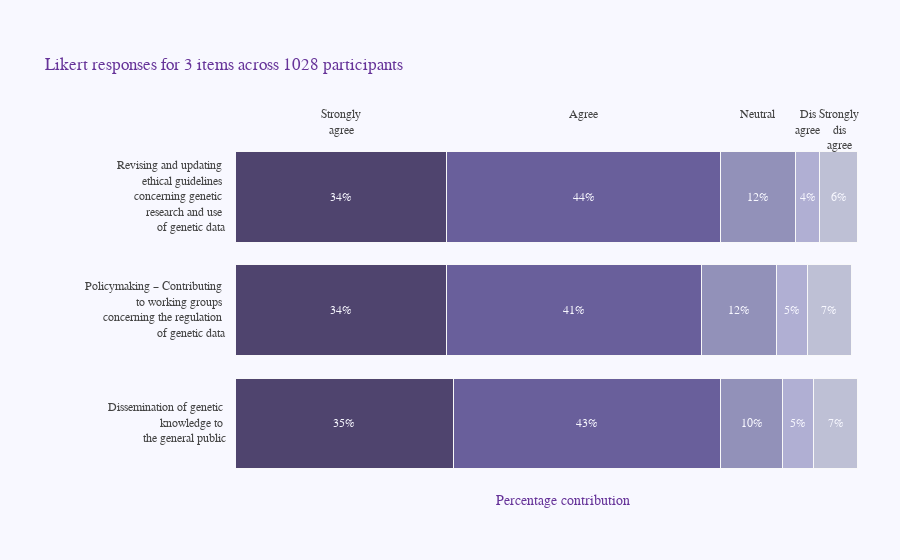

Notebook cell for this chart:
### Code cell
import plotly.graph_objects as go

top_labels = ['Strongly<br>agree', 'Agree', 'Neutral', 'Dis<br>agree',
              'Strongly<br>dis<br>agree']

colors = ['rgba(38, 24, 74, 0.8)', 'rgba(71, 58, 131, 0.8)',
          'rgba(122, 120, 168, 0.8)', 'rgba(164, 163, 204, 0.85)',
          'rgba(190, 192, 213, 1)']

x_data = [[35, 43, 10, 5, 7],
 [34, 41, 12, 5, 7],
 [34, 44, 12, 4, 6]]

y_data = ['Dissemination of genetic <br> knowledge to <br>the general public', 
       'Policymaking – Contributing <br> to working groups <br> concerning the regulation <br> of genetic data', 
       'Revising and updating <br> ethical guidelines <br> concerning genetic <br> research and use <br> of genetic data']


fig = go.Figure()

for i in range(0, len(x_data[0])):
    for xd, yd in zip(x_data, y_data):
        fig.add_trace(go.Bar(
            x=[xd[i]], y=[yd],
            orientation='h',
            marker=dict(
                color=colors[i],
                line=dict(color='rgb(248, 248, 249)', width=1)
            )
        ))

        
fig.update_layout(
    xaxis=dict(
        showgrid=False,
        showline=False,
        showticklabels=False,
        zeroline=False,
        domain=[0.15, 1]
    ),
    yaxis=dict(
        showgrid=False,
        showline=False,
        showticklabels=False,
        zeroline=False,
    ),
    barmode='stack',
    paper_bgcolor='rgb(248, 248, 255)',
    plot_bgcolor='rgb(248, 248, 255)',
    margin=dict(l=120, r=10, t=140, b=80),
    showlegend=False,
)

annotations = []

for yd, xd in zip(y_data, x_data):
    # labeling the y-axis
    annotations.append(dict(xref='paper', yref='y',
                            x=0.14, y=yd,
                            xanchor='right',
                            text=str(yd),
                            font=dict(family='Arial', size=12,
                                      color='rgb(67, 67, 67)'),
                            showarrow=False, align='right'))
    # labeling the first percentage of each bar (x_axis)
    annotations.append(dict(xref='x', yref='y',
                            x=xd[0] / 2, y=yd,
                            text=str(xd[0]) + '%',
                            font=dict(family='Arial', size=12,
                                      color='rgb(248, 248, 255)'),
                            showarrow=False))
    # labeling the first Likert scale (on the top)
    if yd == y_data[-1]:
        annotations.append(dict(xref='x', yref='paper',
                                x=xd[0] / 2, y=1.1,
                                text=top_labels[0],
                                font=dict(family='Arial', size=12,
                                          color='rgb(67, 67, 67)'),
                                showarrow=False))
    space = xd[0]
    for i in range(1, len(xd)):
            # labeling the rest of percentages for each bar (x_axis)
            annotations.append(dict(xref='x', yref='y',
                                    x=space + (xd[i]/2), y=yd,
                                    text=str(xd[i]) + '%',
                                    font=dict(family='Arial', size=12,
                                              color='rgb(248, 248, 255)'),
                                    showarrow=False))
            # labeling the Likert scale
            if yd == y_data[-1]:
                annotations.append(dict(xref='x', yref='paper',
                                        x=space + (xd[i]/2), y=1.1,
                                        text=top_labels[i],
                                        font=dict(family='Arial', size=12,
                                                  color='rgb(67, 67, 67)'),
                                        showarrow=False))
            space += xd[i]

fig.update_layout(annotations=annotations)

fig.update_layout(
    title="Likert responses for 3 items across {} participants".format(len(ndf.id.unique())),
    xaxis_title="Percentage contribution",
    legend_title="Options",
    font=dict(
        family="Ariel, ariel",
        size=12,
        color="RebeccaPurple"
    ),
barmode="stack",
)

### Figure 1 — Plotly figure (JSON) as saved in the notebook; plotly's stock layout.template omitted (floating-point values rounded to 4 significant figures)
{"data": [{"marker": {"color": "rgba(38, 24, 74, 0.8)", "line": {"color": "rgb(248, 248, 249)", "width": 1}}, "orientation": "h", "type": "bar", "x": [35], "y": ["Dissemination of genetic <br> knowledge to <br>the general public"]}, {"marker": {"color": "rgba(38, 24, 74, 0.8)", "line": {"color": "rgb(248, 248, 249)", "width": 1}}, "orientation": "h", "type": "bar", "x": [34], "y": ["Policymaking – Contributing <br> to working groups <br> concerning the regulation <br> of genetic data"]}, {"marker": {"color": "rgba(38, 24, 74, 0.8)", "line": {"color": "rgb(248, 248, 249)", "width": 1}}, "orientation": "h", "type": "bar", "x": [34], "y": ["Revising and updating <br> ethical guidelines <br> concerning genetic <br> research and use <br> of genetic data"]}, {"marker": {"color": "rgba(71, 58, 131, 0.8)", "line": {"color": "rgb(248, 248, 249)", "width": 1}}, "orientation": "h", "type": "bar", "x": [43], "y": ["Dissemination of genetic <br> knowledge to <br>the general public"]}, {"marker": {"color": "rgba(71, 58, 131, 0.8)", "line": {"color": "rgb(248, 248, 249)", "width": 1}}, "orientation": "h", "type": "bar", "x": [41], "y": ["Policymaking – Contributing <br> to working groups <br> concerning the regulation <br> of genetic data"]}, {"marker": {"color": "rgba(71, 58, 131, 0.8)", "line": {"color": "rgb(248, 248, 249)", "width": 1}}, "orientation": "h", "type": "bar", "x": [44], "y": ["Revising and updating <br> ethical guidelines <br> concerning genetic <br> research and use <br> of genetic data"]}, {"marker": {"color": "rgba(122, 120, 168, 0.8)", "line": {"color": "rgb(248, 248, 249)", "width": 1}}, "orientation": "h", "type": "bar", "x": [10], "y": ["Dissemination of genetic <br> knowledge to <br>the general public"]}, {"marker": {"color": "rgba(122, 120, 168, 0.8)", "line": {"color": "rgb(248, 248, 249)", "width": 1}}, "orientation": "h", "type": "bar", "x": [12], "y": ["Policymaking – Contributing <br> to working groups <br> concerning the regulation <br> of genetic data"]}, {"marker": {"color": "rgba(122, 120, 168, 0.8)", "line": {"color": "rgb(248, 248, 249)", "width": 1}}, "orientation": "h", "type": "bar", "x": [12], "y": ["Revising and updating <br> ethical guidelines <br> concerning genetic <br> research and use <br> of genetic data"]}, {"marker": {"color": "rgba(164, 163, 204, 0.85)", "line": {"color": "rgb(248, 248, 249)", "width": 1}}, "orientation": "h", "type": "bar", "x": [5], "y": ["Dissemination of genetic <br> knowledge to <br>the general public"]}, {"marker": {"color": "rgba(164, 163, 204, 0.85)", "line": {"color": "rgb(248, 248, 249)", "width": 1}}, "orientation": "h", "type": "bar", "x": [5], "y": ["Policymaking – Contributing <br> to working groups <br> concerning the regulation <br> of genetic data"]}, {"marker": {"color": "rgba(164, 163, 204, 0.85)", "line": {"color": "rgb(248, 248, 249)", "width": 1}}, "orientation": "h", "type": "bar", "x": [4], "y": ["Revising and updating <br> ethical guidelines <br> concerning genetic <br> research and use <br> of genetic data"]}, {"marker": {"color": "rgba(190, 192, 213, 1)", "line": {"color": "rgb(248, 248, 249)", "width": 1}}, "orientation": "h", "type": "bar", "x": [7], "y": ["Dissemination of genetic <br> knowledge to <br>the general public"]}, {"marker": {"color": "rgba(190, 192, 213, 1)", "line": {"color": "rgb(248, 248, 249)", "width": 1}}, "orientation": "h", "type": "bar", "x": [7], "y": ["Policymaking – Contributing <br> to working groups <br> concerning the regulation <br> of genetic data"]}, {"marker": {"color": "rgba(190, 192, 213, 1)", "line": {"color": "rgb(248, 248, 249)", "width": 1}}, "orientation": "h", "type": "bar", "x": [6], "y": ["Revising and updating <br> ethical guidelines <br> concerning genetic <br> research and use <br> of genetic data"]}], "layout": {"annotations": [{"align": "right", "font": {"color": "rgb(67, 67, 67)", "family": "Arial", "size": 12}, "showarrow": false, "text": "Dissemination of genetic <br> knowledge to <br>the general public", "x": 0.14, "xanchor": "right", "xref": "paper", "y": "Dissemination of genetic <br> knowledge to <br>the general public", "yref": "y"}, {"font": {"color": "rgb(248, 248, 255)", "family": "Arial", "size": 12}, "showarrow": false, "text": "35%", "x": 17.5, "xref": "x", "y": "Dissemination of genetic <br> knowledge to <br>the general public", "yref": "y"}, {"font": {"color": "rgb(248, 248, 255)", "family": "Arial", "size": 12}, "showarrow": false, "text": "43%", "x": 56.5, "xref": "x", "y": "Dissemination of genetic <br> knowledge to <br>the general public", "yref": "y"}, {"font": {"color": "rgb(248, 248, 255)", "family": "Arial", "size": 12}, "showarrow": false, "text": "10%", "x": 83, "xref": "x", "y": "Dissemination of genetic <br> knowledge to <br>the general public", "yref": "y"}, {"font": {"color": "rgb(248, 248, 255)", "family": "Arial", "size": 12}, "showarrow": false, "text": "5%", "x": 90.5, "xref": "x", "y": "Dissemination of genetic <br> knowledge to <br>the general public", "yref": "y"}, {"font": {"color": "rgb(248, 248, 255)", "family": "Arial", "size": 12}, "showarrow": false, "text": "7%", "x": 96.5, "xref": "x", "y": "Dissemination of genetic <br> knowledge to <br>the general public", "yref": "y"}, {"align": "right", "font": {"color": "rgb(67, 67, 67)", "family": "Arial", "size": 12}, "showarrow": false, "text": "Policymaking – Contributing <br> to working groups <br> concerning the regulation <br> of genetic data", "x": 0.14, "xanchor": "right", "xref": "paper", "y": "Policymaking – Contributing <br> to working groups <br> concerning the regulation <br> of genetic data", "yref": "y"}, {"font": {"color": "rgb(248, 248, 255)", "family": "Arial", "size": 12}, "showarrow": false, "text": "34%", "x": 17, "xref": "x", "y": "Policymaking – Contributing <br> to working groups <br> concerning the regulation <br> of genetic data", "yref": "y"}, {"font": {"color": "rgb(248, 248, 255)", "family": "Arial", "size": 12}, "showarrow": false, "text": "41%", "x": 54.5, "xref": "x", "y": "Policymaking – Contributing <br> to working groups <br> concerning the regulation <br> of genetic data", "yref": "y"}, {"font": {"color": "rgb(248, 248, 255)", "family": "Arial", "size": 12}, "showarrow": false, "text": "12%", "x": 81, "xref": "x", "y": "Policymaking – Contributing <br> to working groups <br> concerning the regulation <br> of genetic data", "yref": "y"}, {"font": {"color": "rgb(248, 248, 255)", "family": "Arial", "size": 12}, "showarrow": false, "text": "5%", "x": 89.5, "xref": "x", "y": "Policymaking – Contributing <br> to working groups <br> concerning the regulation <br> of genetic data", "yref": "y"}, {"font": {"color": "rgb(248, 248, 255)", "family": "Arial", "size": 12}, "showarrow": false, "text": "7%", "x": 95.5, "xref": "x", "y": "Policymaking – Contributing <br> to working groups <br> concerning the regulation <br> of genetic data", "yref": "y"}, {"align": "right", "font": {"color": "rgb(67, 67, 67)", "family": "Arial", "size": 12}, "showarrow": false, "text": "Revising and updating <br> ethical guidelines <br> concerning genetic <br> research and use <br> of genetic data", "x": 0.14, "xanchor": "right", "xref": "paper", "y": "Revising and updating <br> ethical guidelines <br> concerning genetic <br> research and use <br> of genetic data", "yref": "y"}, {"font": {"color": "rgb(248, 248, 255)", "family": "Arial", "size": 12}, "showarrow": false, "text": "34%", "x": 17, "xref": "x", "y": "Revising and updating <br> ethical guidelines <br> concerning genetic <br> research and use <br> of genetic data", "yref": "y"}, {"font": {"color": "rgb(67, 67, 67)", "family": "Arial", "size": 12}, "showarrow": false, "text": "Strongly<br>agree", "x": 17, "xref": "x", "y": 1.1, "yref": "paper"}, {"font": {"color": "rgb(248, 248, 255)", "family": "Arial", "size": 12}, "showarrow": false, "text": "44%", "x": 56, "xref": "x", "y": "Revising and updating <br> ethical guidelines <br> concerning genetic <br> research and use <br> of genetic data", "yref": "y"}, {"font": {"color": "rgb(67, 67, 67)", "family": "Arial", "size": 12}, "showarrow": false, "text": "Agree", "x": 56, "xref": "x", "y": 1.1, "yref": "paper"}, {"font": {"color": "rgb(248, 248, 255)", "family": "Arial", "size": 12}, "showarrow": false, "text": "12%", "x": 84, "xref": "x", "y": "Revising and updating <br> ethical guidelines <br> concerning genetic <br> research and use <br> of genetic data", "yref": "y"}, {"font": {"color": "rgb(67, 67, 67)", "family": "Arial", "size": 12}, "showarrow": false, "text": "Neutral", "x": 84, "xref": "x", "y": 1.1, "yref": "paper"}, {"font": {"color": "rgb(248, 248, 255)", "family": "Arial", "size": 12}, "showarrow": false, "text": "4%", "x": 92, "xref": "x", "y": "Revising and updating <br> ethical guidelines <br> concerning genetic <br> research and use <br> of genetic data", "yref": "y"}, {"font": {"color": "rgb(67, 67, 67)", "family": "Arial", "size": 12}, "showarrow": false, "text": "Dis<br>agree", "x": 92, "xref": "x", "y": 1.1, "yref": "paper"}, {"font": {"color": "rgb(248, 248, 255)", "family": "Arial", "size": 12}, "showarrow": false, "text": "6%", "x": 97, "xref": "x", "y": "Revising and updating <br> ethical guidelines <br> concerning genetic <br> research and use <br> of genetic data", "yref": "y"}, {"font": {"color": "rgb(67, 67, 67)", "family": "Arial", "size": 12}, "showarrow": false, "text": "Strongly<br>dis<br>agree", "x": 97, "xref": "x", "y": 1.1, "yref": "paper"}], "barmode": "stack", "font": {"color": "RebeccaPurple", "family": "Ariel, ariel", "size": 12}, "legend": {"title": {"text": "Options"}}, "margin": {"b": 80, "l": 120, "r": 10, "t": 140}, "paper_bgcolor": "rgb(248, 248, 255)", "plot_bgcolor": "rgb(248, 248, 255)", "showlegend": false, "title": {"text": "Likert responses for 3 items across 1028 participants"}, "xaxis": {"domain": [0.15, 1], "showgrid": false, "showline": false, "showticklabels": false, "title": {"text": "Percentage contribution"}, "zeroline": false}, "yaxis": {"showgrid": false, "showline": false, "showticklabels": false, "zeroline": false}}}
